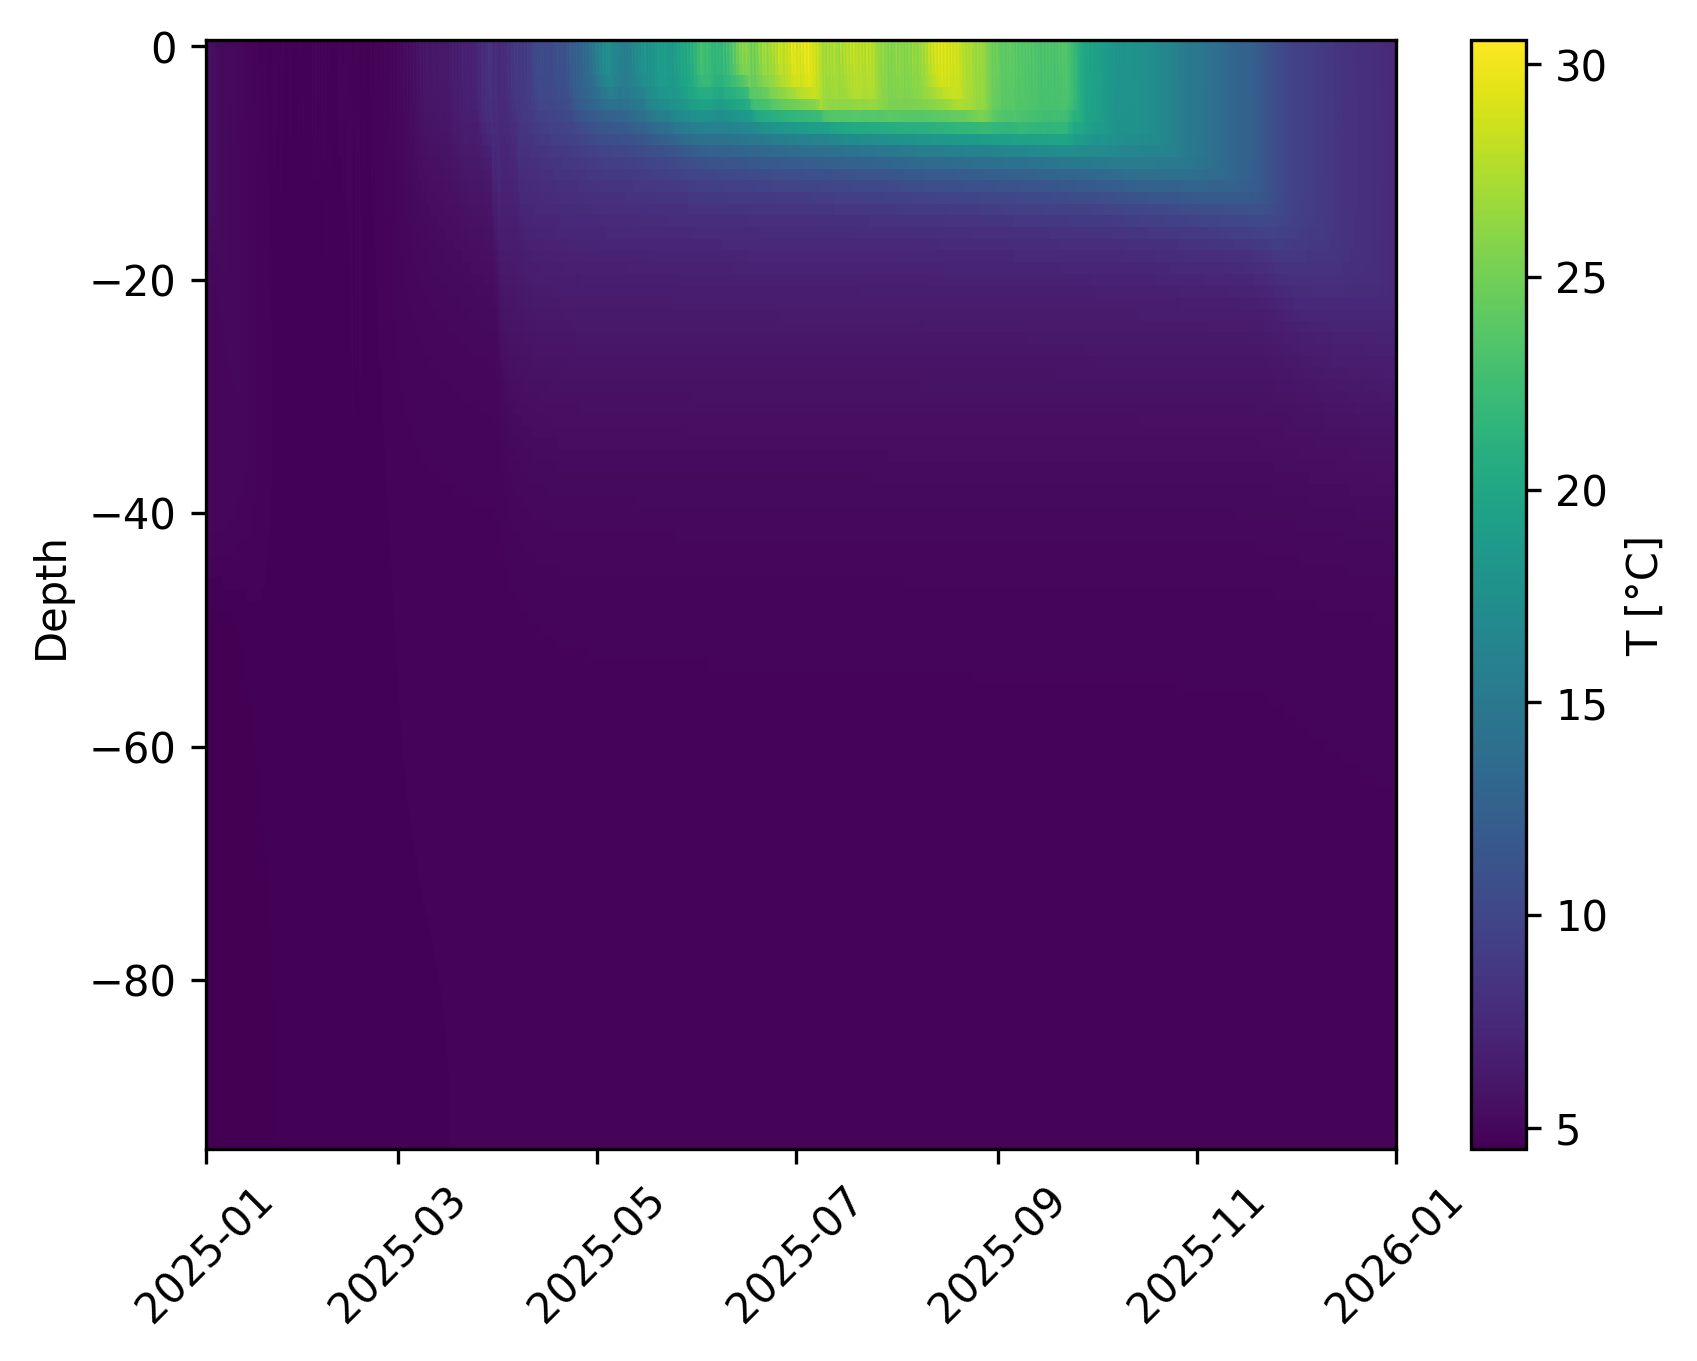

This chart was generated by the following Python code:
import pandas as pd
import matplotlib.pyplot as plt
import matplotlib.dates as mdates

df = pd.read_csv("T_out.dat")  
df["Datetime"] = pd.to_datetime("1981-01-01") + pd.to_timedelta(df["Datetime"], unit="D")
df = df.set_index("Datetime")

# Convert column names (depths) to float and sort
df.columns = df.columns.astype(float)
df = df.sort_index(axis=1)

#plot
plt.figure()

plt.pcolormesh(df.index, df.columns, df.T)

plt.colorbar(label="T [°C]")
plt.xlabel("")
plt.ylabel("Depth")

plt.xticks(rotation=45)
plt.savefig("heatmap.png", dpi=300, bbox_inches="tight") 
plt.show()
